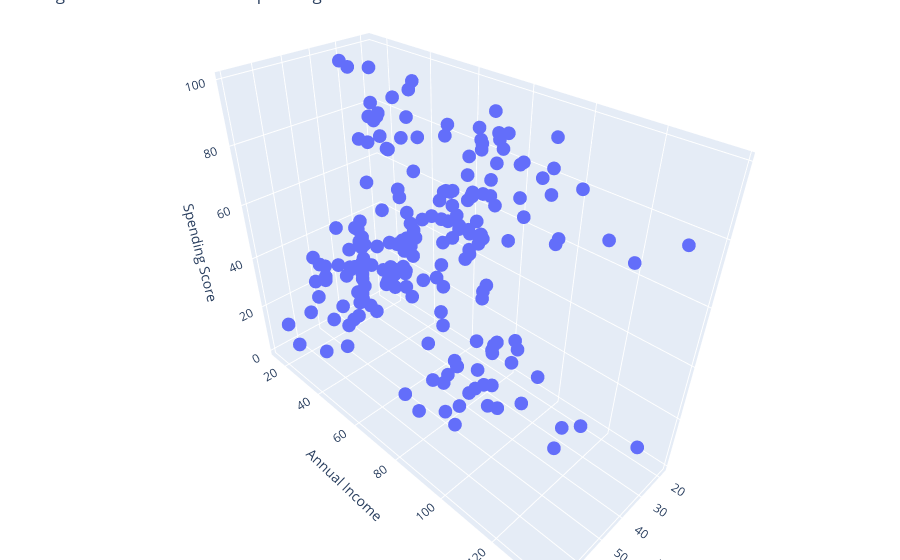

Notebook source saved alongside this figure:
### Code cell
fig = px.scatter_3d(data_frame=x,
                    x=x[:,0],
                    y=x[:,1],
                    z=x[:,2],
                    title= 'Age Vs Annual Income Vs Spending Score',
                    labels={
                        'x':'Age',
                        'y': 'Annual Income',
                        'z': 'Spending Score'})
fig.update_layout(margin = dict(l=0,r=0,t=0,b=0))
fig.show()

### Figure 1 — Plotly figure (JSON) as saved in the notebook; plotly's stock layout.template omitted (floating-point values rounded to 4 significant figures; data arrays with more than 128 entries replaced by an {"elided": "..."} marker saying what was removed)
{"data": [{"hovertemplate": "Age=%{x}<br>Annual Income=%{y}<br>Spending Score=%{z}<extra></extra>", "legendgroup": "", "marker": {"color": "#636efa", "symbol": "circle"}, "mode": "markers", "name": "", "scene": "scene", "showlegend": false, "type": "scatter3d", "x": {"elided": "200 int values"}, "y": {"elided": "200 int values"}, "z": {"elided": "200 int values"}}], "layout": {"legend": {"tracegroupgap": 0}, "margin": {"b": 0, "l": 0, "r": 0, "t": 0}, "scene": {"domain": {"x": [0, 1], "y": [0, 1]}, "xaxis": {"title": {"text": "Age"}}, "yaxis": {"title": {"text": "Annual Income"}}, "zaxis": {"title": {"text": "Spending Score"}}}, "title": {"text": "Age Vs Annual Income Vs Spending Score"}}}
